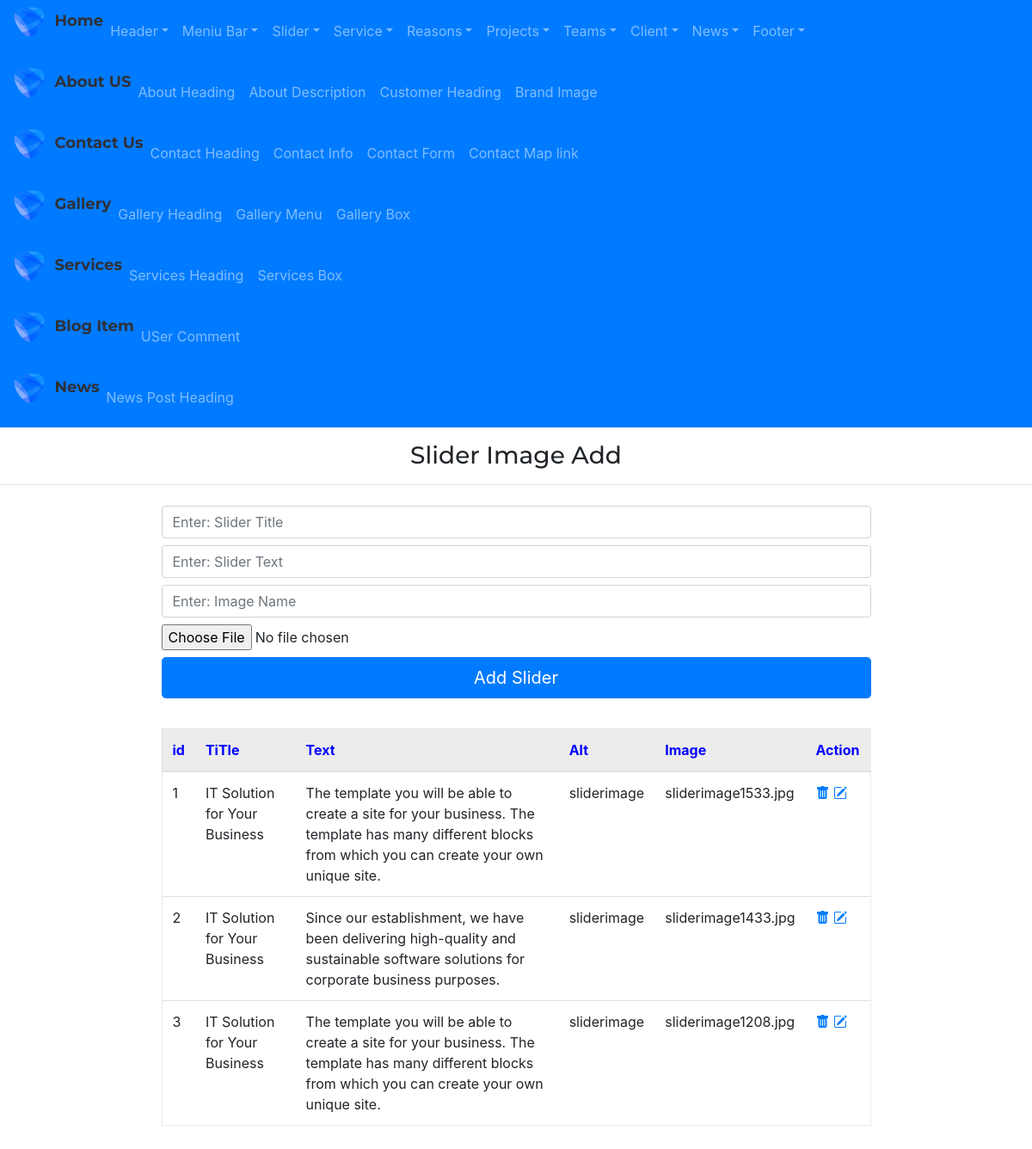
The page /admin/sliderImageAdd/ on the database as committed earlier.
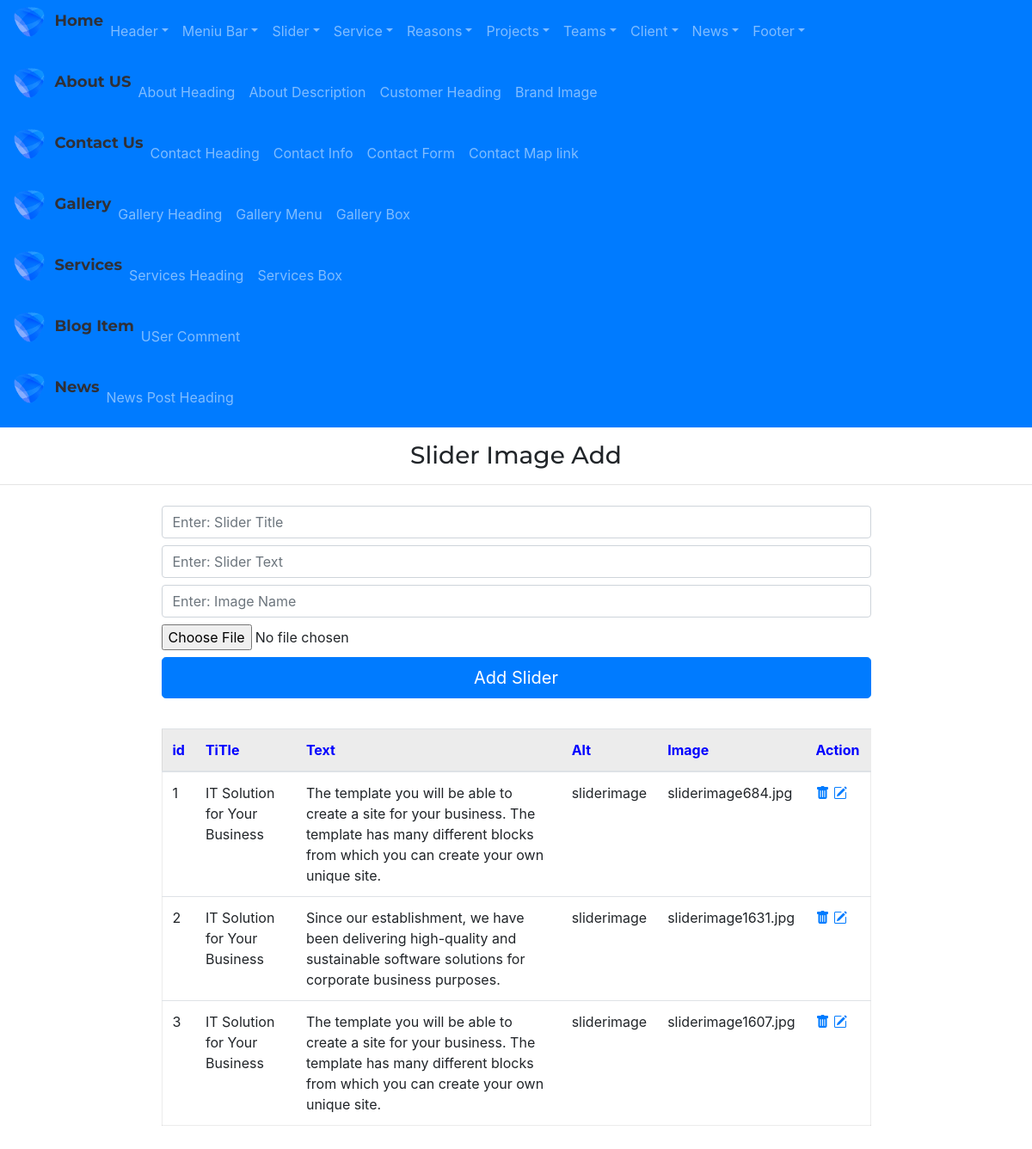
The same page on the database as committed later.
### app/models.py (models this page shows)
class Slider(db.Model):
    id=db.Column(db.Integer,primary_key=True)
    slider_title=db.Column(db.String(255))
    slider_text=db.Column(db.String(255))
    slider_img=db.Column(db.String(255))
    slider_alt=db.Column(db.String(255))

### admin/routes.py (the view, shortened to what this page needs)
@app.route("/admin/sliderImageAdd/", methods=['GET','POST'])
def sliderImageAdd():
    form=SliderForm()
    sliders=Slider.query.all()
    return render_template("admin/sliderImageAdd.html",form=form, sliders=sliders)

### admin/forms.py
class SliderForm(FlaskForm):
    slider_title=StringField('slider_title')
    slider_text=StringField('slider_text')
    slider_img=FileField('slider_img')
    slider_alt=StringField('slider_alt')
    submit=SubmitField()

### app/templates/admin/sliderImageAdd.html
{% extends "admin/base.html" %}
{% block content %}
<div class="adminright">
    <h3 class="my-3" style="text-align: center;">Slider Image Add</h3>
    <hr>
    <div class="container">
        <div class="row d-flex justify-content-center">
            <div class="col-9">
                <form action="{{url_for('sliderImageAdd')}}" method='POST' enctype="multipart/form-data">
                    {{ form.slider_title(class="form-control my-2",placeholder="Enter: Slider Title")}}
                    {{ form.slider_text(class="form-control my-2",placeholder="Enter: Slider Text")}}
                    {{ form.slider_alt(class="form-control my-2",placeholder="Enter: Image Name")}}
                    {{ form.slider_img(class="form-control-file my-2")}}
                    {{ form.submit(value='Add Slider',class='btn btn-primary btn-lg btn-block')}}
                </form>
            </div>
        </div>
    </div>
    <div class="container marg">
        <div class="row justify-content-center">
            <div class="col-9 ">
                <table class="table table-hover " style="margin:35px 0px; border:1px solid rgba(0,0,0,.075);">
                    <thead>
                        <tr style="background-color: rgba(0,0,0,.075); color:blue">
                            <th scope="col">id</th>
                            <th scope="col">TiTle</th>
                            <th scope="col">Text</th>
                            <th scope="col">Alt</th>
                            <th scope="col">Image</th>
                            <th scope="col">Action</th>
                        </tr>
                    </thead>
                    <tbody>
                        {% for slider in sliders %}
                        <tr>
                            <td scope="row">{{slider.id}}</td>
                            <td>{{slider.slider_title}}</td>
                            <td>{{slider.slider_text}}</td>
                            <td>{{slider.slider_alt}}</td>
                            <td>{{slider.slider_img}}</td>
                            <td>
                                <a href="{{url_for('sliderImageDelete', id=slider.id)}}"><i
                                        class="bi bi-trash-fill"></i></a>
                                <a href="{{url_for('sliderImageUpdate', id=slider.id)}}"><i
                                        class="bi bi-pencil-square"></i></a>
                            </td>
                        </tr>
                        {% endfor %}
                    </tbody>
                </table>
            </div>
        </div>
    </div>
</div>
{% endblock %}

Rows that differ between the two databases and show on the page:
changed Slider id 1: slider_img "sliderimage1533.jpg" → "sliderimage684.jpg"
changed Slider id 2: slider_img "sliderimage1433.jpg" → "sliderimage1631.jpg"
changed Slider id 3: slider_img "sliderimage1208.jpg" → "sliderimage1607.jpg"
